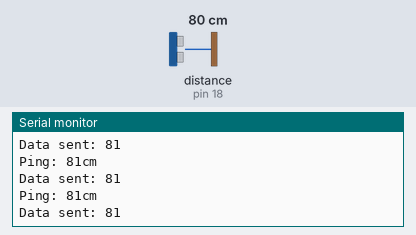
Bench run of a sketch on a simulated Arduino Uno, built with avr-gcc and run on an emulated ATmega328P. Parts: the last lines printed to the serial monitor. Inputs (shaded band) come from the test bench; at power-on: distance to the obstacle (sensor on pin 18) 80 cm. The echo pulse lasts 58.3 µs per cm.

Above: at 1.2 s.
1.3 s: distance to the obstacle (sensor on pin 18) set to 2 cm
At 1.53 s:
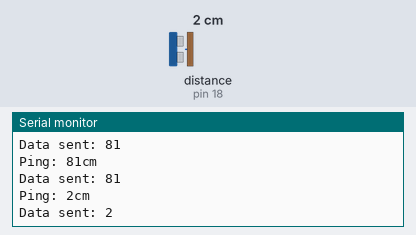
2.8 s: distance to the obstacle (sensor on pin 18) set to 4 cm
At 2.89 s:
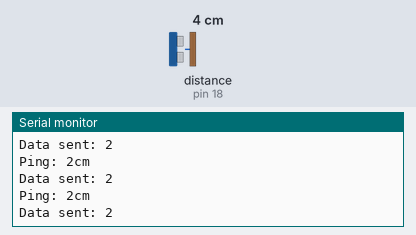
Timing chart, 0 to 5.8 s (numbered marks = the images above; inputs shaded):
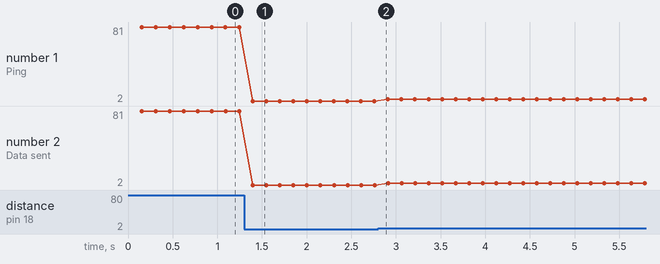

Measured:
- after the input at 1.3 s, the serial monitor: prints a new line after 0.10 s (image 1)
- plotted number 1: 81 → 2 after the input at 1.3 s, 2 → 4 after the input at 2.8 s
- plotted number 2: 81 → 2 after the input at 1.3 s, 2 → 4 after the input at 2.8 s

The sketch:

cam_proximity_transmitter_.ino
```cpp
#include <NewPing.h>
#include <CAN.h>

#define TX_GPIO_NUM   21
#define RX_GPIO_NUM   22
#define TRIGGER_PIN   5
#define ECHO_PIN      18
#define MAX_DISTANCE  300

NewPing sonar(TRIGGER_PIN, ECHO_PIN, MAX_DISTANCE);

void setup() {
  Serial.begin(115200);
  CAN.setPins(RX_GPIO_NUM, TX_GPIO_NUM);
  if (!CAN.begin(500E3)) {
    Serial.println("Starting CAN failed!");
    while (1);
  } else {
    Serial.println("CAN Initialized");
  }
}

void loop() {
  delay(150);
  int uS = sonar.ping();
  if (uS == 0) {
    Serial.println("MAX: resetting sensor");
    pinMode(ECHO_PIN, OUTPUT);
    delay(150);
    digitalWrite(ECHO_PIN, LOW);
    delay(150);
    pinMode(ECHO_PIN, INPUT);
    delay(150);
  } else {
    Serial.print("Ping: ");
    int distance_cm = uS / US_ROUNDTRIP_CM;
    Serial.print(distance_cm);
    Serial.println("cm");

    // Prepare the data buffer
    uint8_t sonar_data[1];
    sonar_data[0] = distance_cm;

    // Send data over CAN bus
    CAN.beginPacket(0x15);
    int bytes_written = CAN.write(sonar_data, sizeof(sonar_data));
    CAN.endPacket();

    if (bytes_written > 0) {
      Serial.print("Data sent: ");
      Serial.println(distance_cm);
    } else {
      Serial.println("Failed to send data over CAN bus");
    }
  }
}
```
